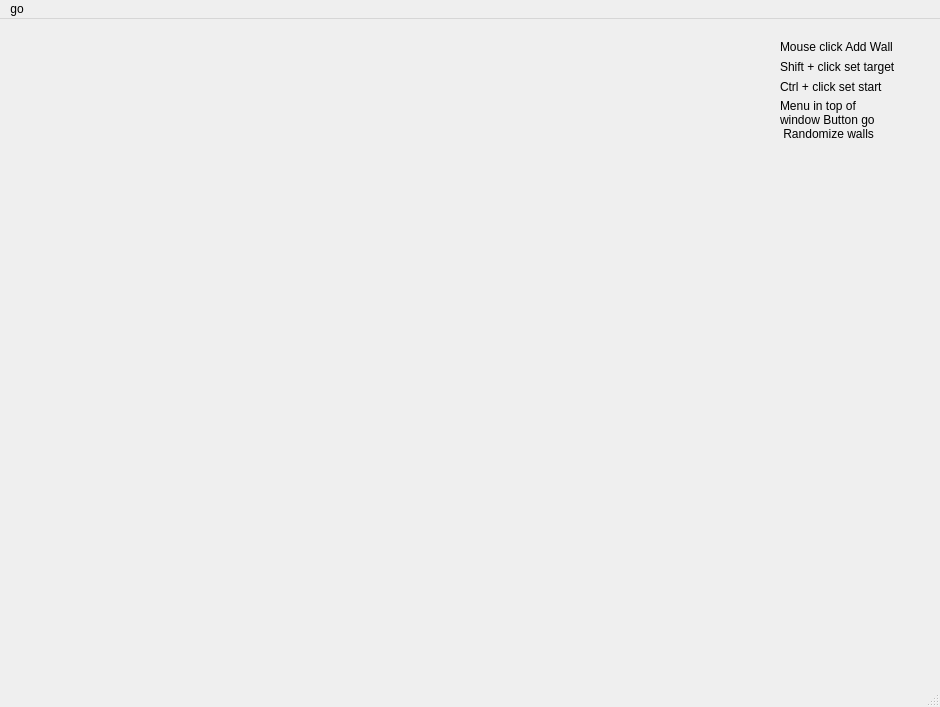
<?xml version="1.0" encoding="UTF-8"?>
<ui version="4.0">
 <class>MainWindow</class>
 <widget class="QMainWindow" name="MainWindow">
  <property name="geometry">
   <rect>
    <x>0</x>
    <y>0</y>
    <width>940</width>
    <height>707</height>
   </rect>
  </property>
  <property name="windowTitle">
   <string>MainWindow</string>
  </property>
  <widget class="QWidget" name="centralwidget">
   <widget class="QLabel" name="label">
    <property name="geometry">
     <rect>
      <x>780</x>
      <y>20</y>
      <width>121</width>
      <height>16</height>
     </rect>
    </property>
    <property name="text">
     <string>Mouse click Add Wall</string>
    </property>
   </widget>
   <widget class="QLabel" name="label_2">
    <property name="geometry">
     <rect>
      <x>780</x>
      <y>40</y>
      <width>121</width>
      <height>16</height>
     </rect>
    </property>
    <property name="text">
     <string>Shift + click set target</string>
    </property>
   </widget>
   <widget class="QLabel" name="label_3">
    <property name="geometry">
     <rect>
      <x>780</x>
      <y>60</y>
      <width>121</width>
      <height>16</height>
     </rect>
    </property>
    <property name="text">
     <string>Ctrl + click set start</string>
    </property>
   </widget>
   <widget class="QLabel" name="label_4">
    <property name="geometry">
     <rect>
      <x>780</x>
      <y>80</y>
      <width>151</width>
      <height>41</height>
     </rect>
    </property>
    <property name="text">
     <string>Menu in top of 
window Button go
 Randomize walls</string>
    </property>
   </widget>
  </widget>
  <widget class="QMenuBar" name="menubar">
   <property name="geometry">
    <rect>
     <x>0</x>
     <y>0</y>
     <width>940</width>
     <height>21</height>
    </rect>
   </property>
   <widget class="QMenu" name="menugo">
    <property name="title">
     <string>go</string>
    </property>
    <addaction name="actionTest"/>
   </widget>
   <addaction name="menugo"/>
  </widget>
  <widget class="QStatusBar" name="statusbar"/>
  <action name="actionTest">
   <property name="text">
    <string>Test</string>
   </property>
  </action>
 </widget>
 <resources/>
 <connections/>
</ui>
